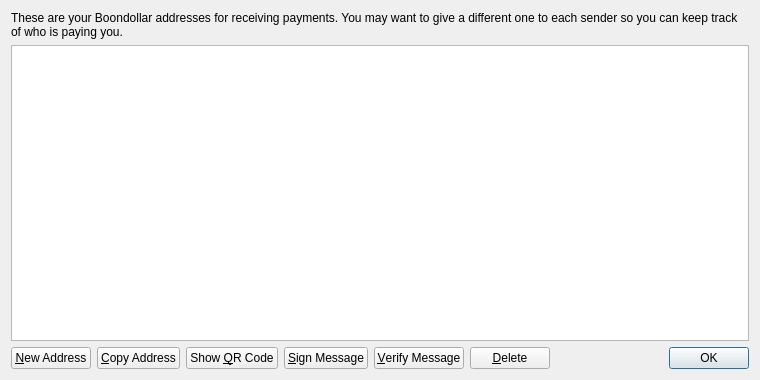
<?xml version="1.0" encoding="UTF-8"?>
<ui version="4.0">
 <class>AddressBookPage</class>
 <widget class="QWidget" name="AddressBookPage">
  <property name="geometry">
   <rect>
    <x>0</x>
    <y>0</y>
    <width>760</width>
    <height>380</height>
   </rect>
  </property>
  <property name="windowTitle">
   <string>Address Book</string>
  </property>
  <layout class="QVBoxLayout" name="verticalLayout">
   <item>
    <widget class="QLabel" name="labelExplanation">
     <property name="text">
      <string>These are your Boondollar addresses for receiving payments. You may want to give a different one to each sender so you can keep track of who is paying you.</string>
     </property>
     <property name="textFormat">
      <enum>Qt::PlainText</enum>
     </property>
     <property name="wordWrap">
      <bool>true</bool>
     </property>
    </widget>
   </item>
   <item>
    <widget class="QTableView" name="tableView">
     <property name="contextMenuPolicy">
      <enum>Qt::CustomContextMenu</enum>
     </property>
     <property name="toolTip">
      <string>Double-click to edit address or label</string>
     </property>
     <property name="tabKeyNavigation">
      <bool>false</bool>
     </property>
     <property name="alternatingRowColors">
      <bool>true</bool>
     </property>
     <property name="selectionMode">
      <enum>QAbstractItemView::SingleSelection</enum>
     </property>
     <property name="selectionBehavior">
      <enum>QAbstractItemView::SelectRows</enum>
     </property>
     <property name="sortingEnabled">
      <bool>true</bool>
     </property>
     <attribute name="verticalHeaderVisible">
      <bool>false</bool>
     </attribute>
    </widget>
   </item>
   <item>
    <layout class="QHBoxLayout" name="horizontalLayout">
     <item>
      <widget class="QPushButton" name="newAddressButton">
       <property name="toolTip">
        <string>Create a new address</string>
       </property>
       <property name="text">
        <string>&amp;New Address</string>
       </property>
       <property name="icon">
        <iconset resource="../bitcoin.qrc">
         <normaloff>:/icons/add</normaloff>:/icons/add</iconset>
       </property>
      </widget>
     </item>
     <item>
      <widget class="QPushButton" name="copyToClipboard">
       <property name="toolTip">
        <string>Copy the currently selected address to the system clipboard</string>
       </property>
       <property name="text">
        <string>&amp;Copy Address</string>
       </property>
       <property name="icon">
        <iconset resource="../bitcoin.qrc">
         <normaloff>:/icons/editcopy</normaloff>:/icons/editcopy</iconset>
       </property>
      </widget>
     </item>
     <item>
      <widget class="QPushButton" name="showQRCode">
       <property name="text">
        <string>Show &amp;QR Code</string>
       </property>
       <property name="icon">
        <iconset resource="../bitcoin.qrc">
         <normaloff>:/icons/qrcode</normaloff>:/icons/qrcode</iconset>
       </property>
      </widget>
     </item>
     <item>
      <widget class="QPushButton" name="signMessage">
       <property name="toolTip">
        <string>Sign a message to prove you own a Bitcoin address</string>
       </property>
       <property name="text">
        <string>&amp;Sign Message</string>
       </property>
       <property name="icon">
        <iconset resource="../bitcoin.qrc">
         <normaloff>:/icons/edit</normaloff>:/icons/edit</iconset>
       </property>
      </widget>
     </item>
     <item>
      <widget class="QPushButton" name="verifyMessage">
       <property name="toolTip">
        <string>Verify a message to ensure it was signed with a specified Bitcoin address</string>
       </property>
       <property name="text">
        <string>&amp;Verify Message</string>
       </property>
       <property name="icon">
        <iconset resource="../bitcoin.qrc">
         <normaloff>:/icons/transaction_0</normaloff>:/icons/transaction_0</iconset>
       </property>
      </widget>
     </item>
     <item>
      <widget class="QPushButton" name="deleteButton">
       <property name="toolTip">
        <string>Delete the currently selected address from the list. Only sending addresses can be deleted.</string>
       </property>
       <property name="text">
        <string>&amp;Delete</string>
       </property>
       <property name="icon">
        <iconset resource="../bitcoin.qrc">
         <normaloff>:/icons/remove</normaloff>:/icons/remove</iconset>
       </property>
      </widget>
     </item>
     <item>
      <spacer name="horizontalSpacer">
       <property name="orientation">
        <enum>Qt::Horizontal</enum>
       </property>
       <property name="sizeHint" stdset="0">
        <size>
         <width>40</width>
         <height>20</height>
        </size>
       </property>
      </spacer>
     </item>
     <item>
      <widget class="QDialogButtonBox" name="buttonBox">
       <property name="sizePolicy">
        <sizepolicy hsizetype="Maximum" vsizetype="Fixed">
         <horstretch>0</horstretch>
         <verstretch>0</verstretch>
        </sizepolicy>
       </property>
       <property name="standardButtons">
        <set>QDialogButtonBox::Ok</set>
       </property>
      </widget>
     </item>
    </layout>
   </item>
  </layout>
 </widget>
 <resources>
  <include location="../bitcoin.qrc"/>
 </resources>
 <connections/>
</ui>
